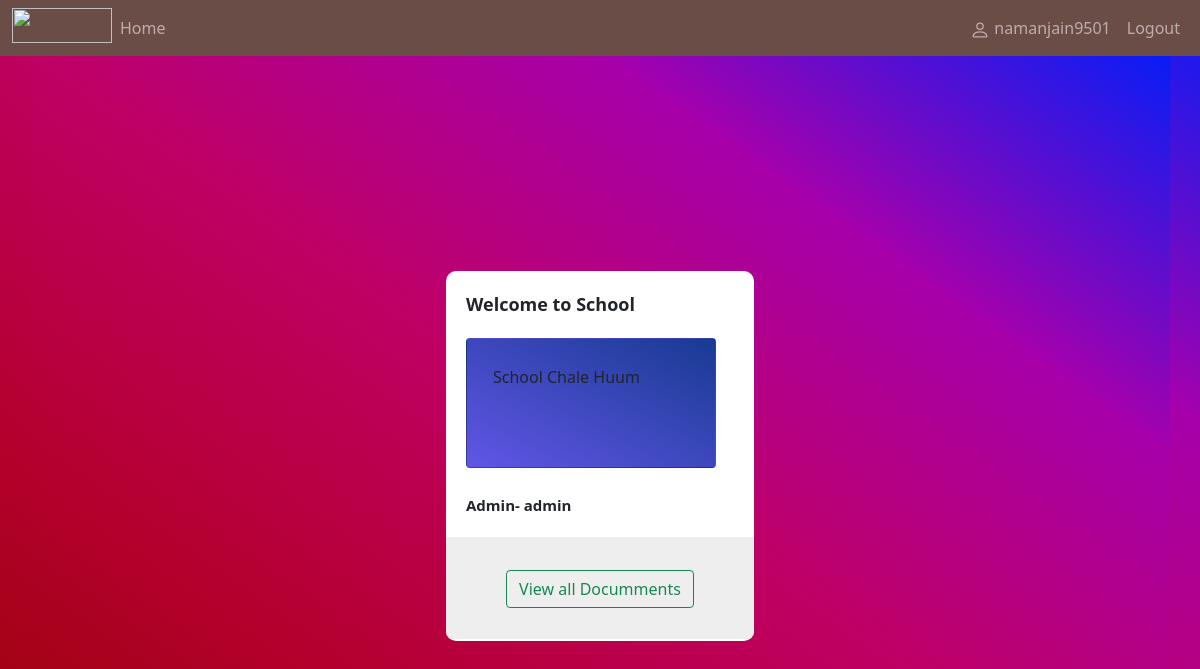
Page /welcome/9 (signed in) on the earlier database version.
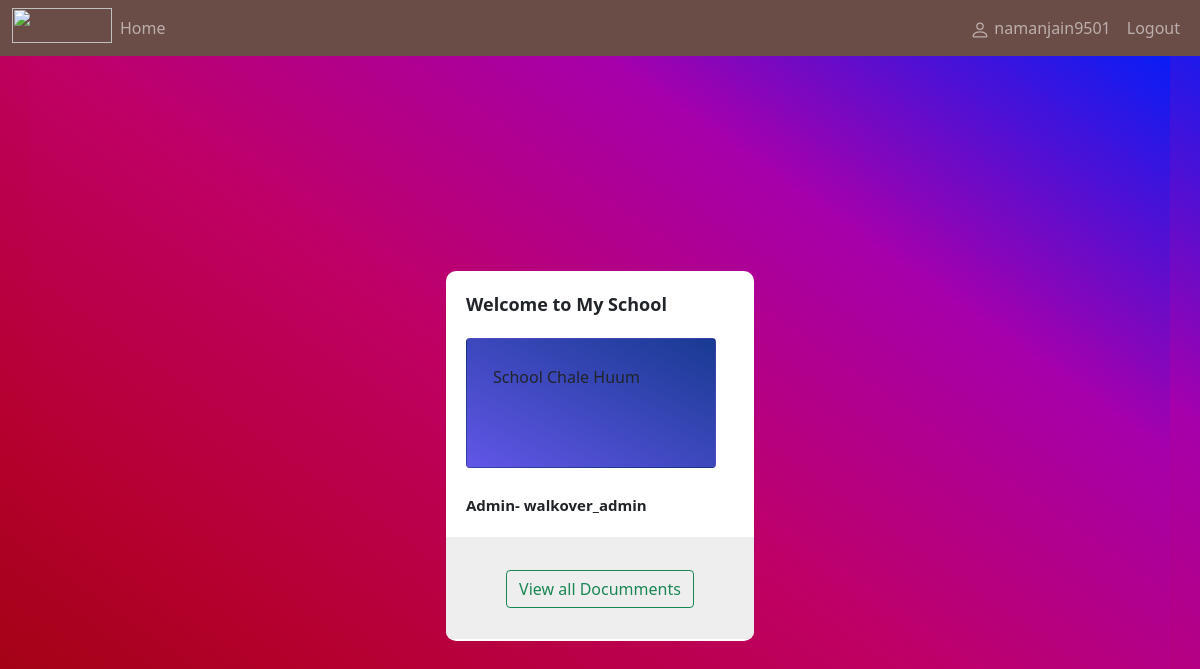
Same page on the later database version.
### docplatform/models.py (models this page shows, shortened)
class Workspace(models.Model):
    name =  models.CharField(max_length=100)
    admin = models.ForeignKey(settings.AUTH_USER_MODEL, on_delete=models.CASCADE, related_name='+')
    desc = models.TextField()

class User(AbstractUser):
    workspace = models.ManyToManyField(Workspace, blank=True)
    def __str__(self):
        return self.username

### docplatform/views.py (the view)
# urls.py: path('welcome/<id>', views.welcome, name="welcome"),
def welcome(request,id):
    worksp = Workspace.objects.get(pk=id)
    return render(request, 'welcome.html', {'worksp': worksp})

### docplatform/templates/welcome.html (shortened to what this page needs)
{% if user.is_authenticated %}
{% load static %}
<!doctype html>
<html lang="en">
  <head>
    <link rel="stylesheet" href="{% static 'css/welcome.css' %}" type="text/css" />
    <link href="https://cdn.jsdelivr.net/npm/bootstrap@5.1.3/dist/css/bootstrap.min.css" rel="stylesheet">
  </head>
  <body>
          {%  if worksp.admin == request.user %}
    <nav class="navbar navbar-expand-lg navbar-dark" style="background-color: #6B4D47;">
        <div class="container-fluid">
            <ul class="navbar-nav">
                <img src="https://walkover.in/assets/images/walkover_logo.svg" width="100px" height="35px">
                <li class="nav-item active">
                  <a class="nav-link" href="{% url 'doc_list' worksp.id %}">Manage Documents</a>
                </li>
                <li class="nav-item">
                  <a class="nav-link" href="{% url 'delete_workspace' worksp.id %}">Delete Workspace</a>
              </ul>
            <ul class="navbar-nav ms-auto mb-2 mb-lg-0">
                {%if user.is_authenticated %}
                <li class="nav-item">
                    <a class="nav-link" href="#"><svg xmlns="http://www.w3.org/2000/svg" width="20" height="20" fill="currentColor" class="bi bi-person" viewBox="0 0 16 16">
                        <path d="M8 8a3 3 0 1 0 0-6 3 3 0 0 0 0 6zm2-3a2 2 0 1 1-4 0 2 2 0 0 1 4 0zm4 8c0 1-1 1-1 1H3s-1 0-1-1 1-4 6-4 6 3 6 4zm-1-.004c-.001-.246-.154-.986-.832-1.664C11.516 10.68 10.289 10 8 10c-2.29 0-3.516.68-4.168 1.332-.678.678-.83 1.418-.832 1.664h10z"/>
                      </svg>  {{request.user}}</a>
                  </li>
                  <li class="nav-item">
                  </li>
                  <li class="nav-item">
                    <a class="nav-link" href="{% url 'logout' %}">Logout</a>
                  </li>
                {% endif %}
          </div>
        </div>
      </nav>
    {% else%}
      {% include 'navbar.html' %}
        {% endif %}
    <div class="container">
        <div class="outer-frame">
            <div class="card-1">
                <div class="first-row">
                <span class="text"><center>Welcome to {{worksp.name}}</center></span>
            </div>
            <div class="card">
                <div class="card-body">
                    {{worksp.desc}}
                </div>
            </div>
            <div class="amount-text">
                {%  if worksp.admin == request.user %}
             <span></i>You are admin of this Workspace</span>
                {% else %}
             <span></i>Admin- {{worksp.admin}}</span>
             {% endif %}
            </div>
            </div>
            <div class="last-row">
                <div class="border-line">
                 <a href="{% url 'list' worksp.id %}" type="button" class="btn btn-outline-success">View all Documments</a>
                </div>
            </div>
        </div>
    </div>
  </body>
</html>
{% endif %}

Differences in the rows shown:
changed Workspace "School Chale Huum": name "School" → "My School"; admin "admin" → "walkover_admin"
